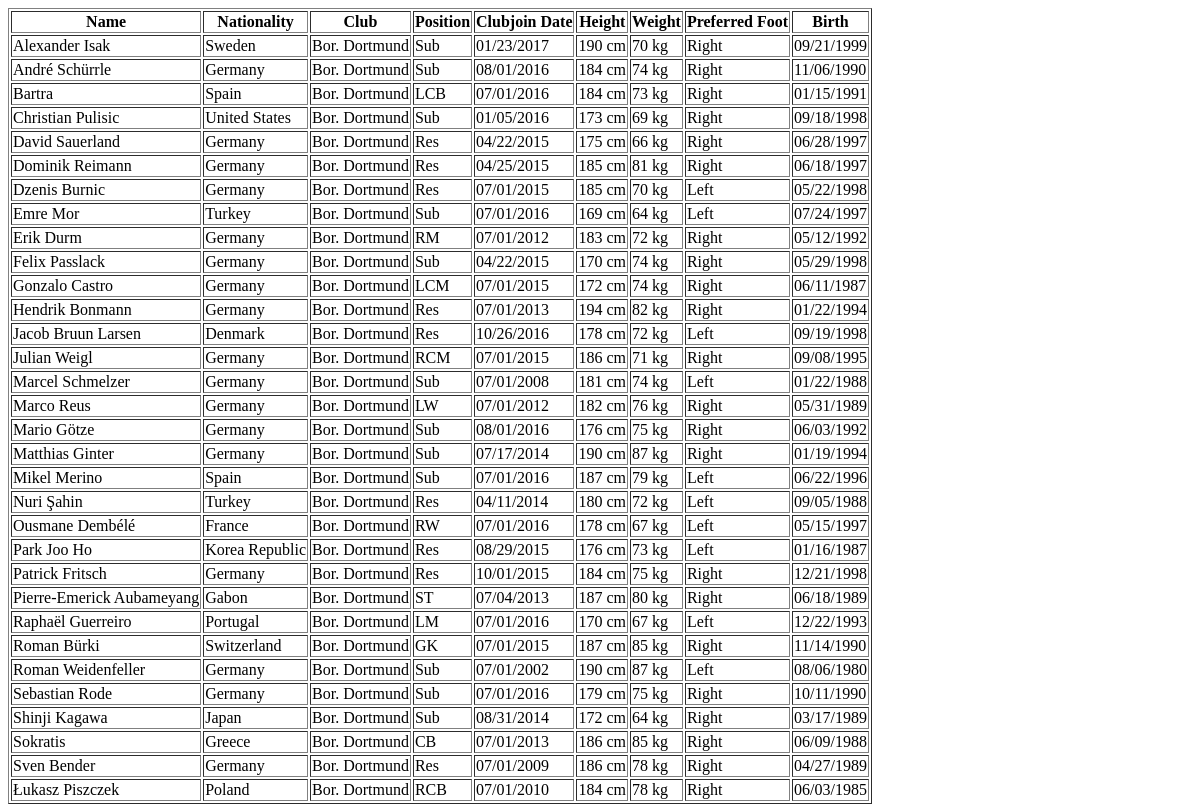
The page /football_transfer/select_league/bundesliga/3 on the database as committed earlier.
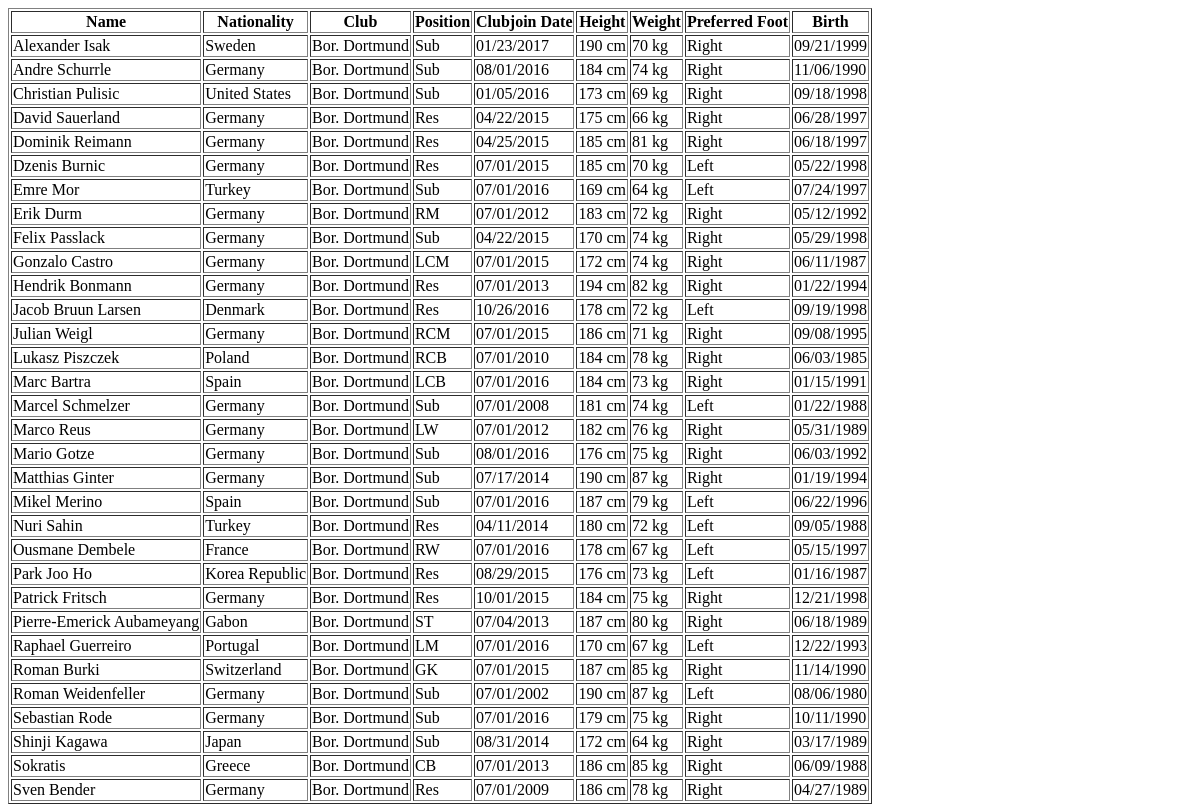
The same page on the database as committed later.
### tables this page shows
CREATE TABLE "FullData" (
	"Name"	TEXT,
	"Nationality"	TEXT,
	"Club"	TEXT,
	"Position"	TEXT,
	"ClubJoin"	TEXT,
	"Height"	TEXT,
	"Weight"	TEXT,
	"PrefferedFoot"	TEXT,
	"Birth"	TEXT
);

### football_transfer_project.py (the view)
@app.route('/football_transfer/select_league/bundesliga/<int:rate>')
def bundesliga_team(rate):
    db = sqlite3.connect("Football_transfer.db")
    db.row_factory = sqlite3.Row
    items = db.execute(
        'SELECT Name, Nationality, Club, Position, Clubjoin, Height, Weight, PrefferedFoot, Birth FROM FullData, Bundesliga WHERE Club=Fname and Rate=?',(rate,)
    ).fetchall()
    db.close()
    return render_template('full_data.html', items=items)

### templates/full_data.html
<!doctype HTML>
<html>
    <body>
        <table border="1">
            <th>Name</th>
            <th>Nationality</th>
            <th>Club</th>
            <th>Position</th>
            <th>Clubjoin Date</th>
            <th>Height</th>
            <th>Weight</th>
            <th>Preferred Foot</th>
            <th>Birth</th>
            {% for item in items %}
            <tr>
                <td>{{ item.Name }}</td>
                <td>{{ item.Nationality }}</td>
                <td>{{ item.Club }}</td>
                <td>{{ item.Position }}</td>
                <td>{{ item.Clubjoin }}</td>
                <td>{{ item.Height }}</td>
                <td>{{ item.Weight }}</td>
                <td>{{ item.PrefferedFoot }}</td>
                <td>{{ item.Birth }}</td>
            </tr>
            {% endfor %}
        </table>
    </body>
</html>

Rows that differ between the two databases and show on the page:
changed FullData: Name "André Schürrle" → "Andre Schurrle"
changed FullData "Poland": Name "Łukasz Piszczek" → "Lukasz Piszczek"; moves up the list
changed FullData "LCB": Name "Bartra" → "Marc Bartra"; moves down the list
changed FullData: Name "Mario Götze" → "Mario Gotze"
changed FullData "180 cm": Name "Nuri Şahin" → "Nuri Sahin"
changed FullData "France": Name "Ousmane Dembélé" → "Ousmane Dembele"
changed FullData "Portugal": Name "Raphaël Guerreiro" → "Raphael Guerreiro"
changed FullData "Switzerland": Name "Roman Bürki" → "Roman Burki"
